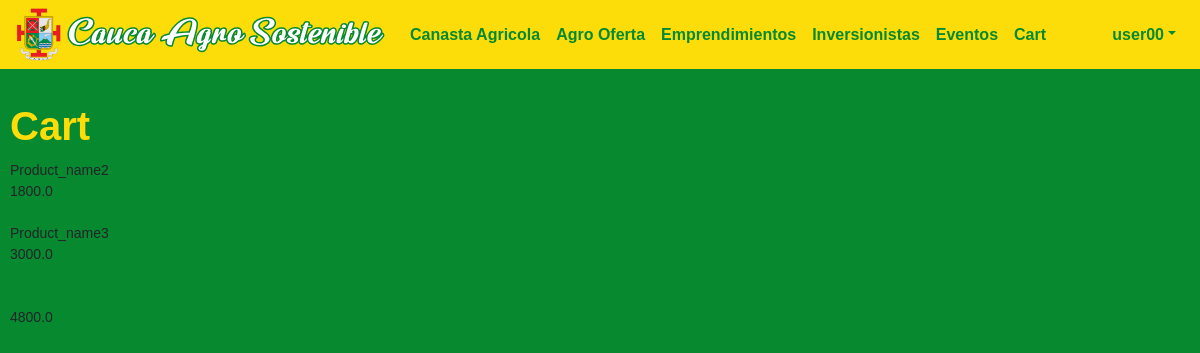
Page /cart (signed in) on the earlier database version.
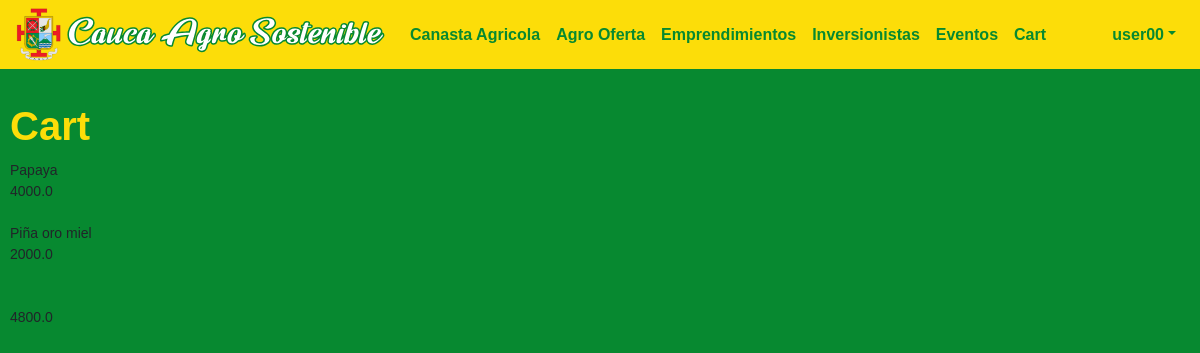
Same page on the later database version.
### caucaSostenible/models.py (models this page shows)
class BillDetail(models.Model):
   bill = models.ForeignKey(Bill, on_delete=models.CASCADE)
   product = models.ForeignKey(Product, on_delete=models.CASCADE)
   class Meta: # Composite pk
        unique_together = (('bill', 'product'),)

class Product(models.Model):
   name = models.CharField(max_length=60)
   price = models.FloatField()
   discount = models.FloatField()
   description = models.CharField(max_length=300)
   imgURL = models.CharField(max_length=300)

### caucaSostenible/views.py (the view)
# urls.py: path("cart", views.cart_view, name="cart"),
def cart_view(request):
    bill = Bill.objects.get(user=request.user)
    if bill:
        billDetails = BillDetail.objects.all().filter(bill=bill)
    else:
        bill = Bill(user=request.user, total=0)
        bill.save()
    return render(request, "general/cart.html", {"bill": bill, "billDetails": billDetails})

### caucaSostenible/templates/general/cart.html
{% extends "general/layout.html" %}
{% load static %}
{% load mathfilters %}
{% block body %}
<div id="main-container">
    <h1>Cart</h1>
    {% for billDetail in billDetails %}
    <p>{{billDetail.product.name}}</p>
    <p>{{billDetail.product.price|sub:billDetail.product.discount}}</p>
    <br>
    {% endfor %}
    <br>
    {{bill.total}}
</div>
{% endblock %}

Differences in the rows shown:
changed through a linked row, BillDetail: product.name "Product_name2" → "Papaya"; product.price|sub "1800.0" → "4000.0"
changed through a linked row, BillDetail: product.name "Product_name3" → "Piña oro miel"; product.price|sub "3000.0" → "2000.0"
